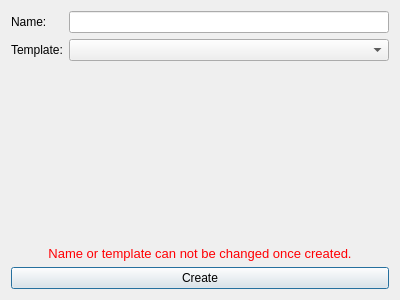
<?xml version="1.0" encoding="UTF-8"?>
<ui version="4.0">
 <class>MaterialWizard</class>
 <widget class="QDialog" name="MaterialWizard">
  <property name="geometry">
   <rect>
    <x>0</x>
    <y>0</y>
    <width>400</width>
    <height>300</height>
   </rect>
  </property>
  <property name="windowTitle">
   <string>Material Wizard</string>
  </property>
  <layout class="QGridLayout" name="gridLayout">
   <item row="1" column="1">
    <widget class="QComboBox" name="templateBox"/>
   </item>
   <item row="2" column="0" colspan="2">
    <spacer name="verticalSpacer">
     <property name="orientation">
      <enum>Qt::Vertical</enum>
     </property>
     <property name="sizeHint" stdset="0">
      <size>
       <width>20</width>
       <height>40</height>
      </size>
     </property>
    </spacer>
   </item>
   <item row="0" column="1">
    <widget class="QLineEdit" name="materialName"/>
   </item>
   <item row="0" column="0">
    <widget class="QLabel" name="label">
     <property name="text">
      <string>Name:</string>
     </property>
    </widget>
   </item>
   <item row="4" column="0" colspan="2">
    <widget class="QPushButton" name="createButton">
     <property name="text">
      <string>Create</string>
     </property>
    </widget>
   </item>
   <item row="1" column="0">
    <widget class="QLabel" name="label_2">
     <property name="text">
      <string>Template:</string>
     </property>
    </widget>
   </item>
   <item row="3" column="0" colspan="2">
    <widget class="QLabel" name="errorLabel">
     <property name="enabled">
      <bool>true</bool>
     </property>
     <property name="font">
      <font>
       <pointsize>10</pointsize>
      </font>
     </property>
     <property name="text">
      <string>&lt;html&gt;&lt;head/&gt;&lt;body&gt;&lt;p&gt;&lt;span style=&quot; color:#ff0004;&quot;&gt;Name or template can not be changed once created.&lt;/span&gt;&lt;/p&gt;&lt;/body&gt;&lt;/html&gt;</string>
     </property>
     <property name="alignment">
      <set>Qt::AlignCenter</set>
     </property>
    </widget>
   </item>
  </layout>
 </widget>
 <resources/>
 <connections/>
</ui>
